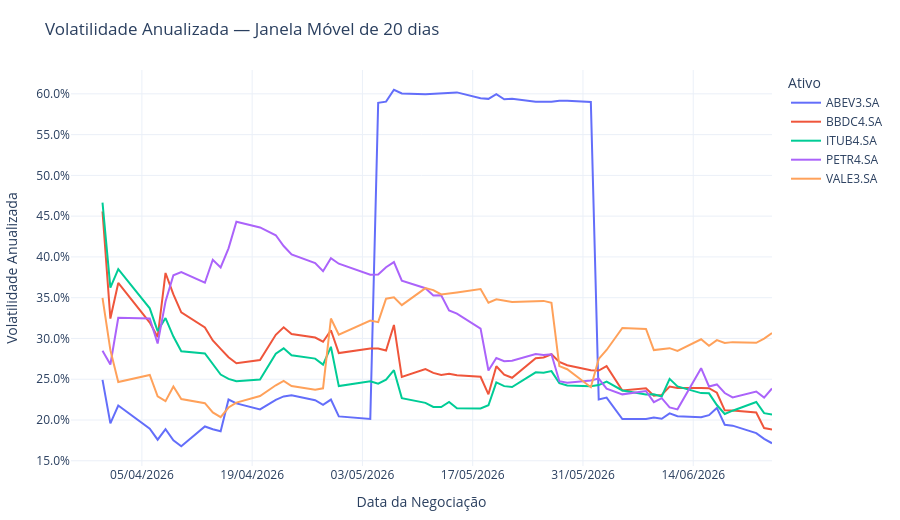

The code cell stored with this chart in its notebook:
### Code cell
# 2c) Volatilidade anualizada com janela móvel de 20 pregões.
# Fórmula: std(daily_return, 20) × sqrt(252) — onde 252 é o nº médio de pregões/ano.
if daily is not None:
    fig2 = px.line(
        plot_df,
        x="trade_date",
        y="volatility_20d",
        color="ticker",
        title="Volatilidade Anualizada — Janela Móvel de 20 dias",
        labels={
            "trade_date": "Data da Negociação",
            "volatility_20d": "Volatilidade Anualizada",
            "ticker": "Ativo",
        },
    )
    fig2.update_layout(
        height=520,
        hovermode="x unified",
        template="plotly_white",
        legend=dict(title="Ativo", orientation="v", x=1.02, y=1),
        margin=dict(l=60, r=40, t=70, b=50),
    )
    fig2.update_yaxes(tickformat=".1%")
    fig2.update_xaxes(tickformat="%d/%m/%Y")
    fig2.show()
